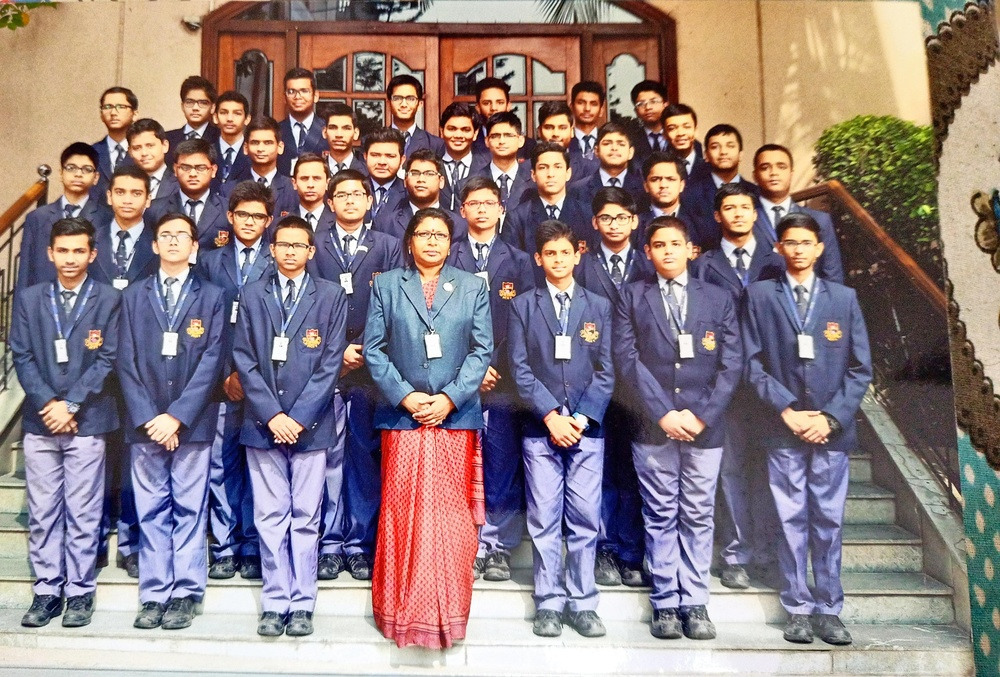
#> input picture 2017.jpg, 1000 x 677 px, shrunk from 3840 x 2601 before the run, found by its file name
$ python Color_Spaces.py
#> lines starting #> are read from the running program, lines starting #| are printed output that depends on the picture
import cv2
FILENAME="APRINT.png"
img1=cv2.imread("C:\\Users\\USER\\PycharmProjects\\CV\\2017.jpg")
#> img1 is the input picture: shape (677, 1000, 3); mean B, G, R 128.8, 126.9, 142.6
cv2.imshow("Class 10", img1)
#cv2.imwrite(FILENAME,img)
cv2.waitKey(0)
B,G,R=cv2.split(img1)
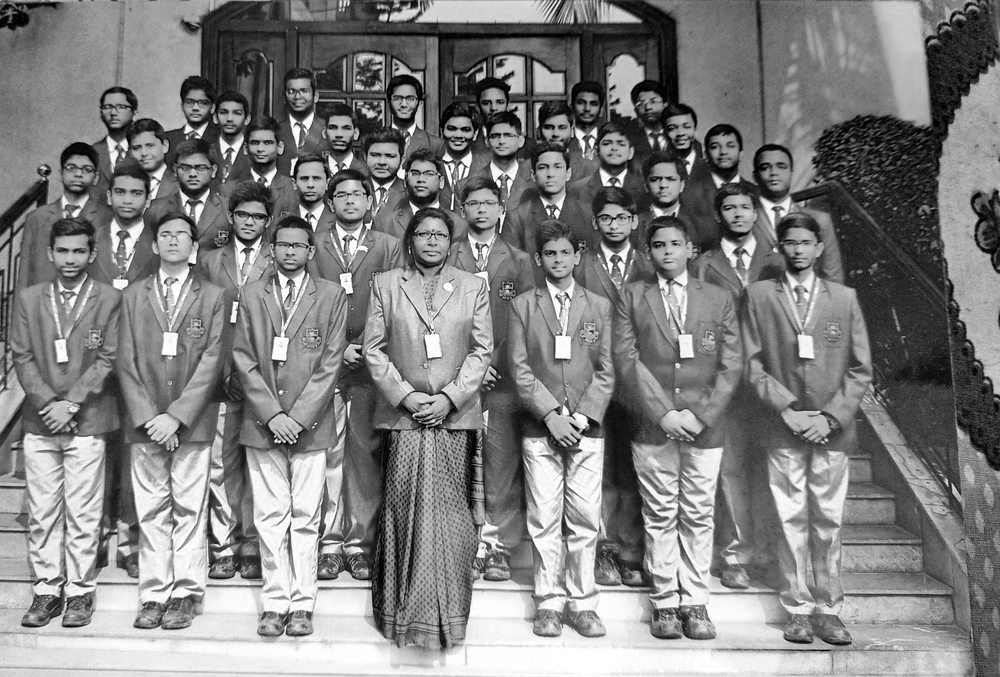
#> B: shape (677, 1000); min 0, max 255, mean 128.8
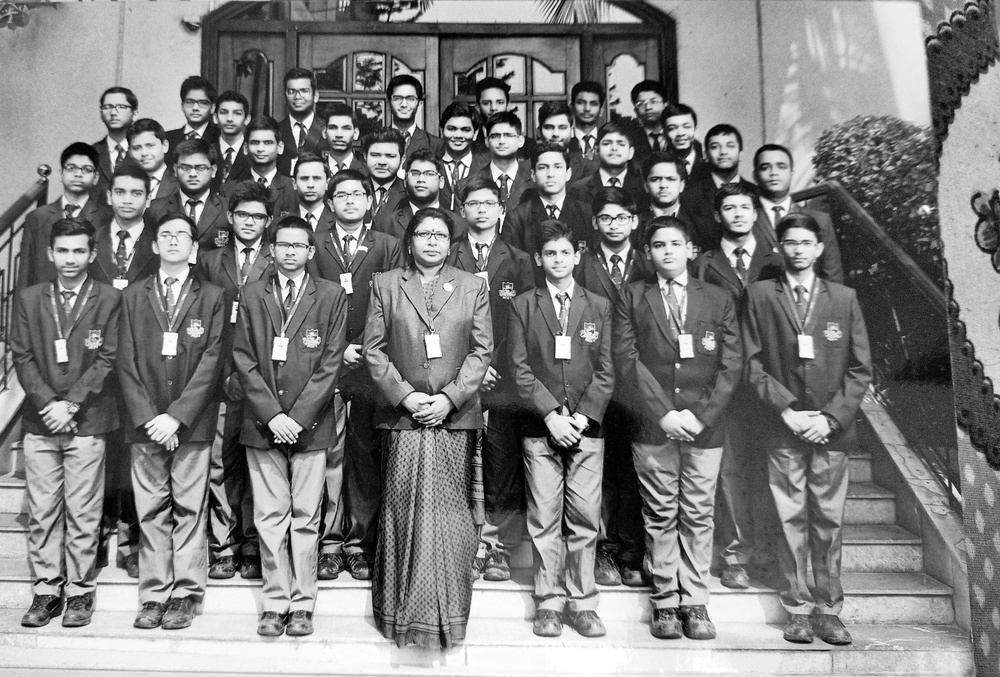
#> G: shape (677, 1000); min 0, max 255, mean 126.9
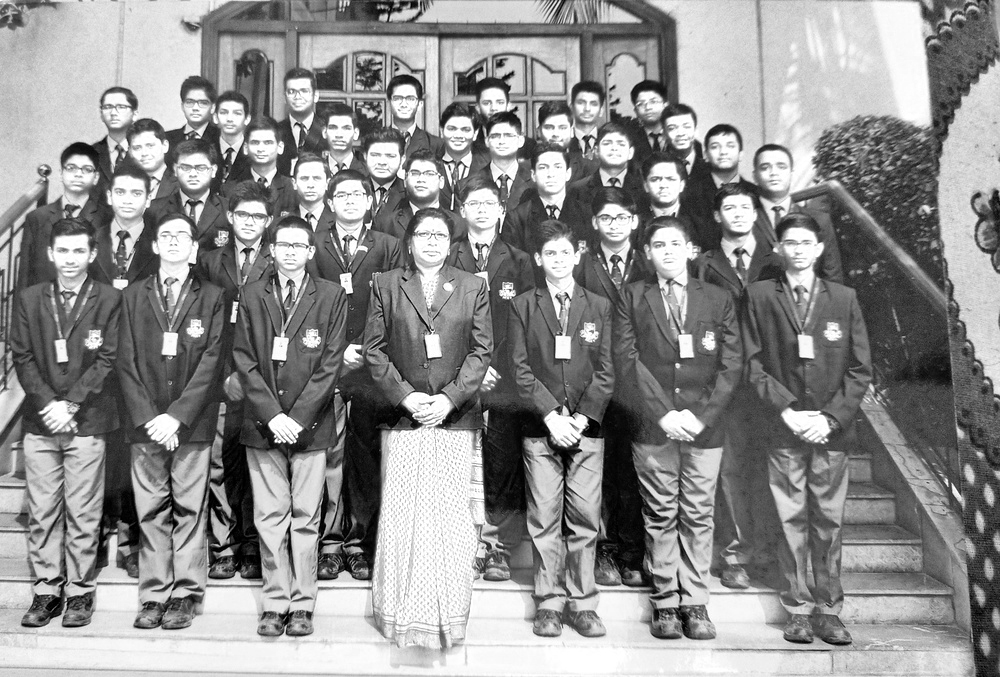
#> R: shape (677, 1000); min 0, max 255, mean 142.6
cv2.imshow("B",B)
cv2.waitKey(0)
cv2.imshow("G",G)
cv2.waitKey(0)
cv2.imshow("R",R)
cv2.waitKey(0)
img2=cv2.imread("C:\\Users\\USER\\PycharmProjects\\CV\\2011.jpg")
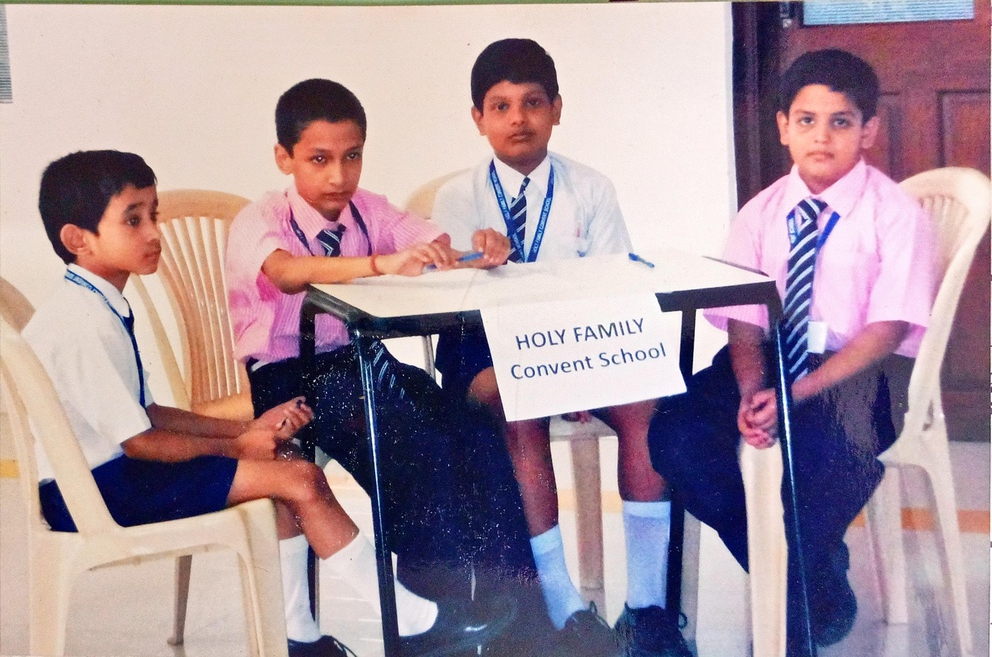
#> input picture 2011.jpg, 992 x 657 px, shrunk from 3810 x 2524 before the run, found by its file name
#> img2 is the input picture: shape (657, 992, 3); mean B, G, R 156.7, 146.8, 168.6
cv2.imshow("Class 4", img2)
cv2.waitKey(0)
cv2.destroyAllWindows()
